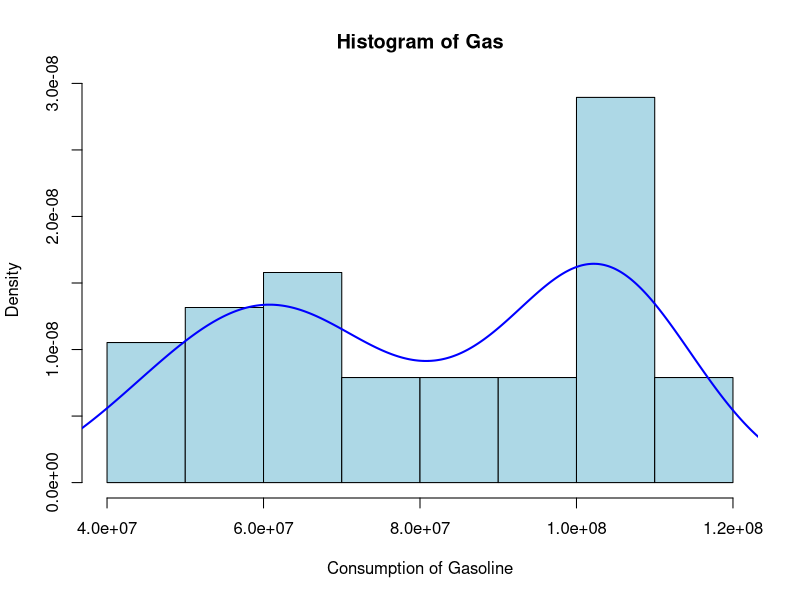
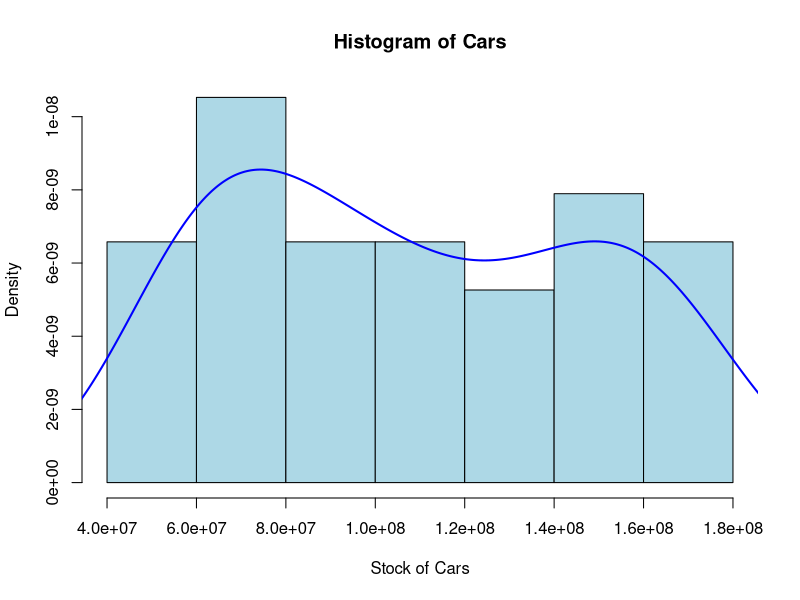
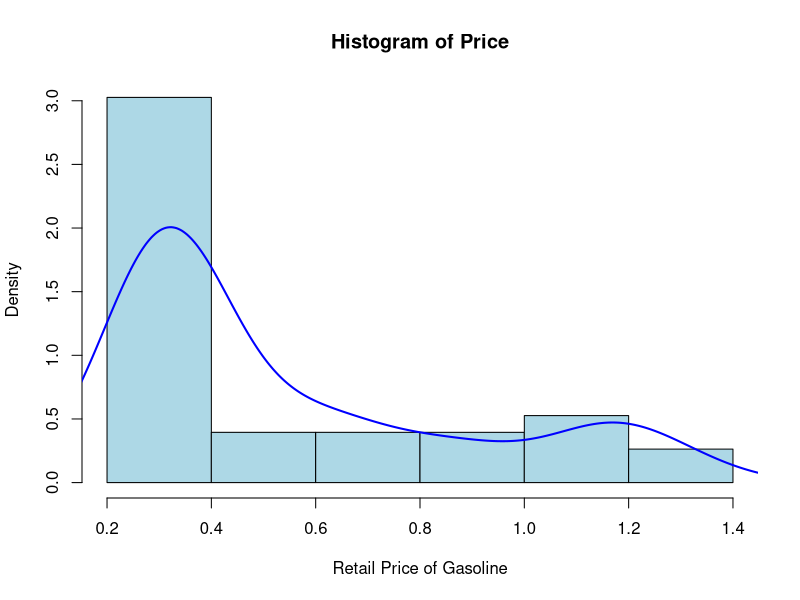
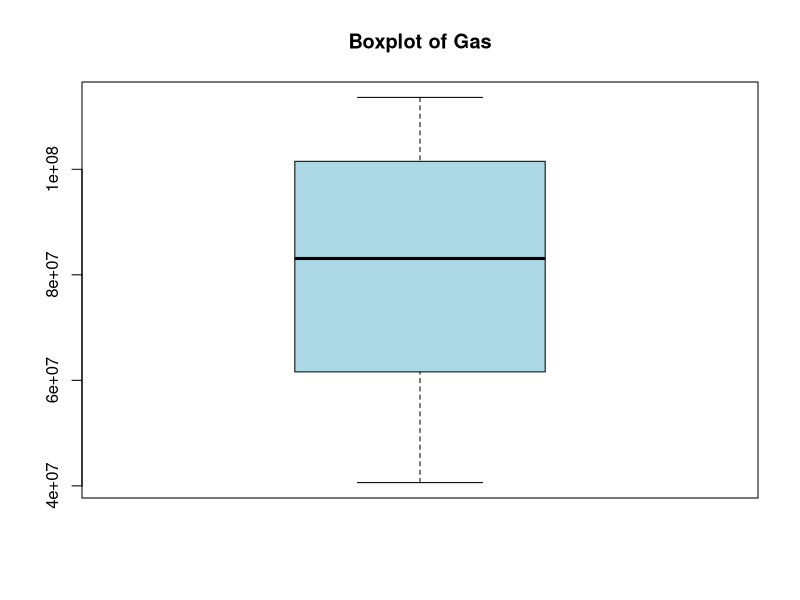
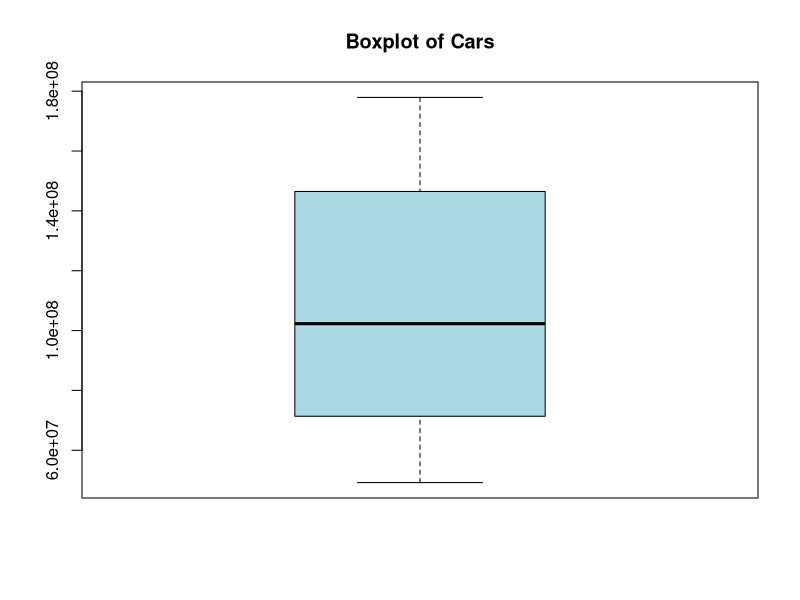
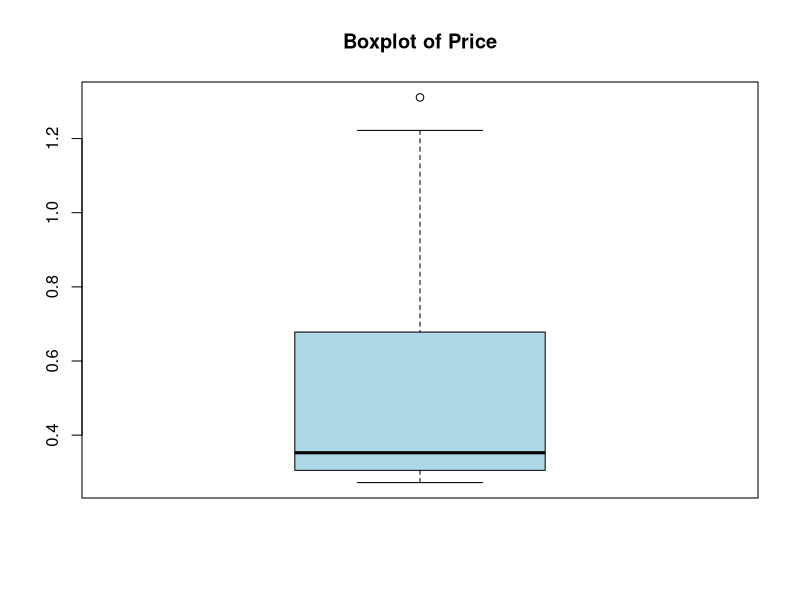
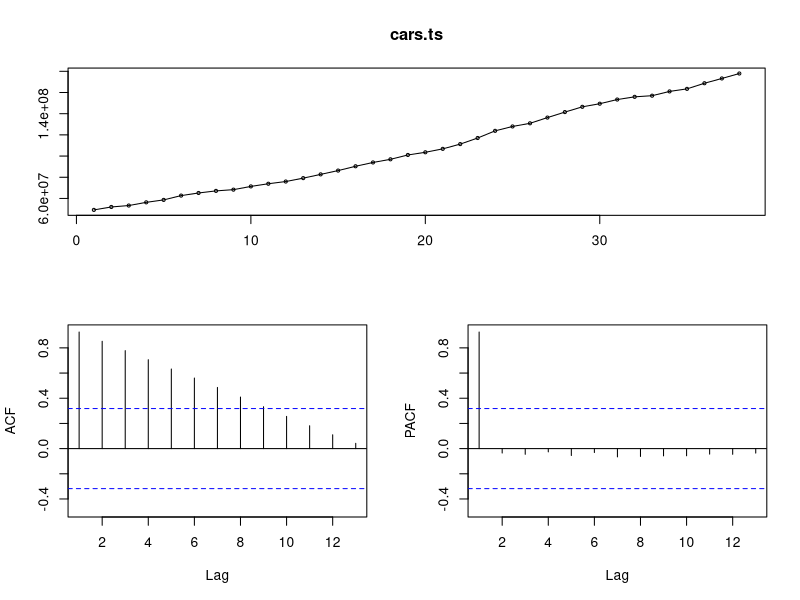
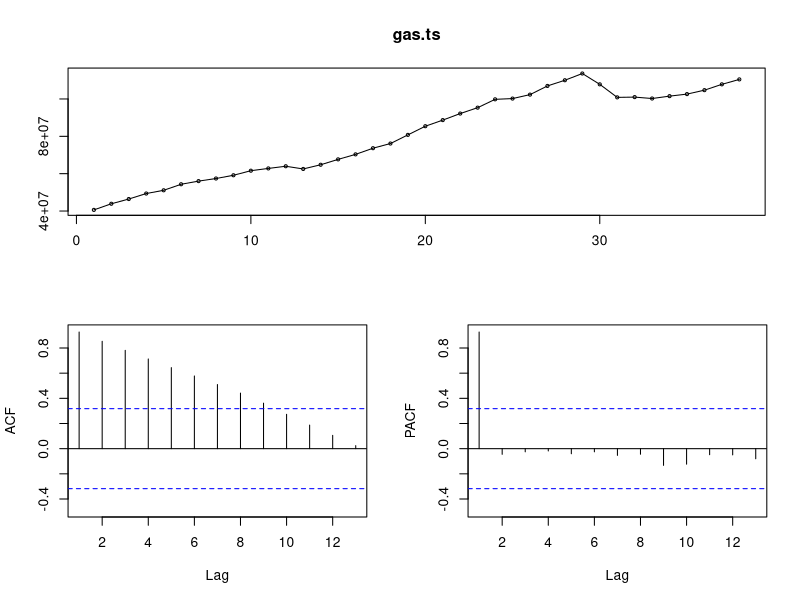

R code for these plots, in order:
## ---- chunk 1
knitr::opts_chunk$set(echo = TRUE, warning = FALSE)
library(dynlm)
library(AER)
data("USGasB")
library(forecast)
library(tseries)
## ---- chunk 2
sum(is.na(USGasB))
summary(USGasB) 
## ---- chunk 3
hist(USGasB[,"gas"], prob = TRUE, col="lightblue", main = "Histogram of Gas",
     xlab = "Consumption of Gasoline")
lines(density(USGasB[,"gas"]), col = "blue", lwd=2)
## ---- chunk 4
hist(USGasB[,"cars"], prob = TRUE, col="lightblue", main = "Histogram of Cars",
     xlab = "Stock of Cars")
lines(density(USGasB[,"cars"]), col = "blue", lwd=2)
## ---- chunk 5
hist(USGasB[,"price"], prob = TRUE, col="lightblue", main = "Histogram of Price",
     xlab = "Retail Price of Gasoline")
lines(density(USGasB[,"price"]), col = "blue", lwd=2)
## ---- chunk 6
USGasB_vars <- USGasB[, c("gas", "cars", "price")]
summary(USGasB_vars)
## ---- chunk 7
boxplot(USGasB[,"gas"], main = "Boxplot of Gas", col="lightblue")
## ---- chunk 8
boxplot(USGasB[,"cars"], main = "Boxplot of Cars", col="lightblue")
## ---- chunk 9
boxplot(USGasB[,"price"], main = "Boxplot of Price", col="lightblue")
## ---- chunk 10
matrix <- cor(USGasB_vars)
print(matrix)
## ---- chunk 11
head(USGasB)
summary(USGasB)
## ---- chunk 12
is.ts(USGasB)
## ---- chunk 13
#tsdisplay of Cars
cars.ts <- ts(USGasB[,"cars"])
tsdisplay(cars.ts)
## ---- chunk 14
#tsdisplay of gas
gas.ts <- ts(USGasB[,"gas"])
tsdisplay(gas.ts)
## ---- chunk 15
#tsdisplay of price
price.ts <- ts(USGasB[,"price"])
tsdisplay(price.ts)
## ---- chunk 16
cars_pacf <- pacf(cars.ts)
cars_pacf
## ---- chunk 17
gas_pacf <- pacf(gas.ts)
gas_pacf
## ---- chunk 18
price_pacf <- pacf(price.ts)
price_pacf
## ---- chunk 19
#Dickey Fuller Unit Root test
#Unit root test for Cars
adf_test_cars <- adf.test(cars.ts)
adf_test_cars

#Unit root test for Gas
adf_test_gas <- adf.test(gas.ts)
adf_test_gas

#Unit root test for Price
adf_test_price <- adf.test(price.ts)
adf_test_price
## ---- chunk 20
#Differencing test for Cars
diff_cars <- ndiffs(cars.ts)
diff_cars
## ---- chunk 21
#Differencing test for gas
diff_gas <- ndiffs(gas.ts)
diff_gas
## ---- chunk 22
#Differencing test for price

diff_price <- ndiffs(price.ts)
diff_price
## ---- chunk 23
#timeseries, ACF and PACF of Cars
differenced_cars <- diff(cars.ts, lag = 1, difference = 2)
tsdisplay(differenced_cars)
## ---- chunk 24
#timeseries, ACF and PACF of gas
differenced_gas <- diff(gas.ts, lag = 1, difference = 2)
tsdisplay(differenced_gas)
## ---- chunk 25
#timeseries, ACF and PACF of price
differenced_price <- diff(price.ts, lag = 1, difference = 2)
tsdisplay(differenced_price)
## ---- chunk 26
#Dickey Fuller Unit Root test
#Unit root test for Cars
adf_test_cars_differenced <- adf.test(differenced_cars)
adf_test_cars_differenced



#Unit root test for Gas
adf_test_gas_differenced <- adf.test(differenced_gas)
adf_test_gas_differenced



#Unit root test for Price
adf_test_price_differenced <- adf.test(differenced_price)
adf_test_price_differenced
## ---- chunk 27
#timeseries, ACF and PACF of price
differenced_price3 <- diff(price.ts, lag = 1, difference = 3)
tsdisplay(differenced_price3)
## ---- chunk 28
#Unit root test for Price
adf_test_price_differenced <- adf.test(differenced_price3)
adf_test_price_differenced
## ---- chunk 29
df <- USGasB[,c('cars','gas', 'price')]
tsdisplay(df[,'gas'], main = "ACF and PACF of Gasoline Consumption")
## ---- chunk 30
ar1 <- arima(df[,'gas'], order = c(1,0,0))
print(ar1)

autoplot(forecast(ar1, h = 5), ylab = "Gasoline Consumption (in 1000 gallons)")
## ---- chunk 31
resid <- ar1$residuals
acf(resid, main = "ACF of Residuals from AR(1) Model") 

#objective tests
res_mod <- lm(resid ~ lag(resid))
bgtest(res_mod, order = 1)
dwtest(res_mod)
## ---- chunk 32
mod_lag1 <- dynlm(gas ~ L(gas,1:3) + L(price, 0:3) + L(cars, 0:3), data = df)
mod_lag1
## ---- chunk 33
mod_lag2 <- dynlm(gas ~ L(gas,1:2) + L(price, 0:2) + L(cars, 0:2), data = df)
mod_lag3 <- dynlm(gas ~ L(gas,1:3) + L(price, 0:3), data = df)
mod_lag4 <- dynlm(gas ~ L(gas,1:3) + L(cars, 0:3), data = df)


AIC(mod_lag1, mod_lag2, mod_lag3, mod_lag4)
BIC(mod_lag1, mod_lag2, mod_lag3, mod_lag4)
## ---- chunk 34
resid <- mod_lag3$residuals
tsdisplay(resid, main = "ACF/PACF of Residuals from ARDL(3,3) Model")
res_mod2 <- lm(resid ~ lag(resid, 1))
bgtest(res_mod2, order = 1)
dwtest(res_mod2)
mod_lag3
## ---- chunk 35
AIC(ar1, mod_lag3)
BIC(ar1, mod_lag3)
